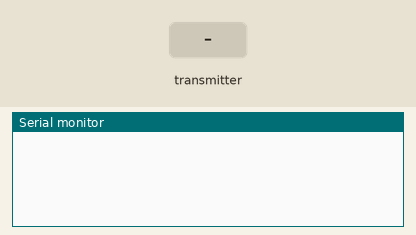
A sketch run on a simulated ESP32. Shown: the last lines printed to the serial monitor. The test bench sets the inputs (shaded band).

Above: at 1.2 s.
1.3 s: the transmitter starts sending id = 0
At 1.66 s:
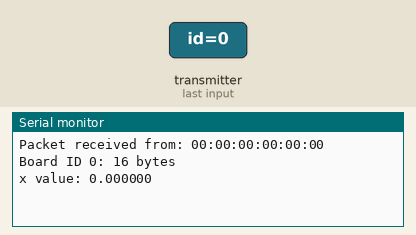
2.8 s: the transmitter starts sending x = 25
At 3.16 s:
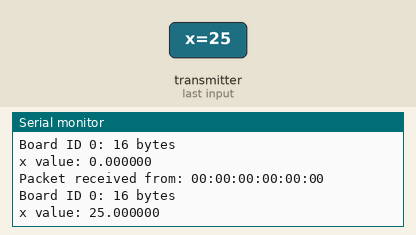
4.3 s: the transmitter starts sending id = 1
5.8 s: the transmitter starts sending x = 50
At 6.16 s:
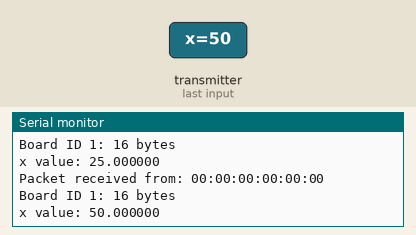
Timing chart, 0 to 8.3 s (numbered marks = the images above; inputs shaded):
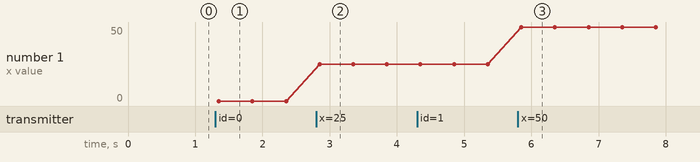

The sketch:

Many-To-One_receiver_WiFi_module.ino
```cpp
// (licence header left out)
#include <esp_now.h>
#include <WiFi.h>

// Structure example to receive data
// Must match the sender structure
typedef struct struct_message {
  int id;
  double x;
  //int y;
}struct_message;

// Create a struct_message called myData
struct_message myData;

// Create a structure to hold the readings from each board
struct_message board1;
struct_message board2;

// Create an array with all the structures
struct_message boardsStruct[2] = {board1, board2};

// callback function that will be executed when data is received
void OnDataRecv(const uint8_t * mac_addr, const uint8_t *incomingData, int len) {
  char macStr[18];
  Serial.print("Packet received from: ");
  snprintf(macStr, sizeof(macStr), "%02x:%02x:%02x:%02x:%02x:%02x",
           mac_addr[0], mac_addr[1], mac_addr[2], mac_addr[3], mac_addr[4], mac_addr[5]);
  Serial.println(macStr);
  memcpy(&myData, incomingData, sizeof(myData));
  Serial.printf("Board ID %u: %u bytes\n", myData.id, len);
  // Update the structures with the new incoming data
  boardsStruct[myData.id-1].x = myData.x;
 //boardsStruct[myData.id-1].y = myData.y;
  Serial.printf("x value: %f \n", boardsStruct[myData.id-1].x);
  //Serial.printf("y value: %d \n", boardsStruct[myData.id-1].y);
  Serial.println();
}

void setup() {
  //Initialize Serial Monitor
  Serial.begin(115200);

  //Set device as a Wi-Fi Station
  WiFi.mode(WIFI_STA);

  //Init ESP-NOW
  if (esp_now_init() != ESP_OK) {
    Serial.println("Error initializing ESP-NOW");
    return;
  }

  // Once ESPNow is successfully Init, we will register for recv CB to
  // get recv packer info
  esp_now_register_recv_cb(OnDataRecv);
}

void loop() {
  // Acess the variables for each board
  double board1X = boardsStruct[0].x;
  //int board1Y = boardsStruct[0].y;
  int board2X = boardsStruct[1].x;
  //int board2Y = boardsStruct[1].y;

  delay(1000);
}
```

Measured:
- after the input at 1.3 s, the serial monitor: prints a new line after 0.05 s (image 1)
- after the input at 2.8 s, the serial monitor: prints a new line after 0.05 s (image 2)
- after the input at 5.8 s, the serial monitor: prints a new line after 0.05 s (image 3)
- plotted number 1: 0 → 25 after the input at 2.8 s, 25 → 50 after the input at 5.8 s
